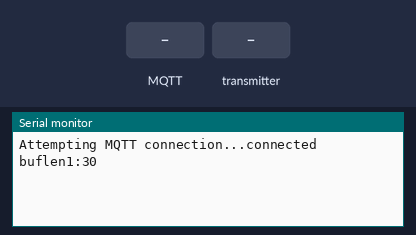
Bench run of a sketch on a simulated Arduino Uno, built with avr-gcc and run on an emulated ATmega328P. On the bench: the last lines printed to the serial monitor. Inputs (shaded band) come from the test bench. WiFi joins after 1.5 s; servers stay silent unless stated; no radio packets arrive unless stated; no MQTT or app messages arrive unless stated.

Above: at 4.2 s.
4.3 s: MQTT message "1" arrives on the first subscribed topic
At 5.5 s:
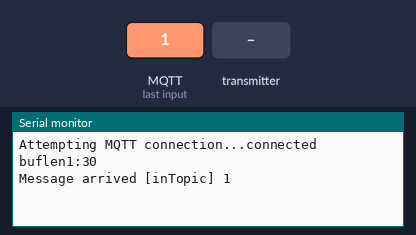
5.8 s: the transmitter starts sending roomId = 0
At 6.61 s:
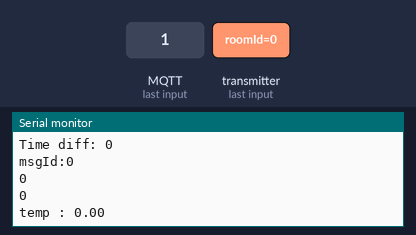

The sketch:

hub_new.ino
```cpp
#include <VirtualWire.h>
#include <SPI.h>
#include <Ethernet.h>
#include <PubSubClient.h>

// Update these with values suitable for your network.
byte mac[]    = {  0x00, 0xAA, 0xBB, 0xCC, 0xDE, 0x02 };


IPAddress server(192, 168, 1, 34);
EthernetClient ethClient;
PubSubClient mqttClient(ethClient);

float temp;
boolean firstTime = true;
int i;
unsigned long timeLast = 0;
unsigned long timeDiff = 0;
typedef struct {
  int           roomId; 		//node ID (1xx, 2xx, 3xx);  1xx = basement, 2xx = main floor, 3xx = outside
  int		deviceId;		//sensor ID (2, 3, 4, 5)
  int           sensorId;
  int           msgId;
  unsigned long data1_millisecs; 		//uptime in ms
  int           data2;   	        //sensor data?
  int           data2_factor;
  int		data3;		//battery condition?
  int           data3_factor;
} msg_t;
msg_t msg;

// Acknowledge message type
typedef struct {
  int deviceId;
  int msgId;
} ack_t;
ack_t ack;


void initVirtualWire(){
   vw_set_tx_pin(3);
   vw_set_rx_pin(4);
   vw_setup(2000);
   vw_rx_start();


  }
void setup(){
   Serial.begin(9600);
   mqttClient.setServer(server, 1883);
   mqttClient.setCallback(callback);
   initVirtualWire();
   if (Ethernet.begin(mac) == 0){
      Serial.println("Failed to configure Ethernet using DHCP");
      return;
   }
   delay(1500);
}

void loop(){
  if (!mqttClient.connected()) {
    reconnect();
  }
  mqttClient.loop();

  uint8_t buf[VW_MAX_MESSAGE_LEN];
//  uint8_t buflen ;
  uint8_t buflen = VW_MAX_MESSAGE_LEN;
  if (firstTime == true){
    Serial.print("buflen1:");
    Serial.println(buflen);
    firstTime = false;
  }
  if( vw_get_message(buf, &buflen) ) {
    Serial.print("buflen:");
    Serial.println(buflen);
    if (buflen == sizeof(msg_t))
    {
      // The right amount of data was received
      memcpy( &msg, buf, sizeof(msg));       // copy the received data into the struct

      Serial.print("msg.deviceId: ");
      Serial.println(msg.deviceId);
      Serial.print("msg.msgId: ");
      Serial.println(msg.msgId);

      ack.deviceId = msg.deviceId;
      ack.msgId = msg.msgId;
       Serial.print("ack.deviceId: ");
      Serial.println(ack.deviceId);
      Serial.print("ack.msgId: ");
      Serial.println(ack.msgId);
      Serial.print("sizeof ack ");
      Serial.println(sizeof(ack));
      vw_send((uint8_t *)&ack, sizeof(ack));


//      vw_send((uint8_t *)&message, sizeof(message));

      vw_wait_tx();

      timeDiff = msg.data1_millisecs - timeLast;
      Serial.print(F("identifier = "));
 //     Serial.println( msg.roomId);
 //     Serial.println( msg.arduinoId);
      Serial.println( msg.sensorId);
      Serial.print("Time diff: ");
      Serial.println( timeDiff);
      Serial.print( "msgId:");
      Serial.println( msg.msgId);
      Serial.println( msg.data2);
      Serial.println( msg.data2_factor);
      float factor = msg.data2_factor;
      if (factor == 0.0){
        factor = 1.0;
      }

      float temp = msg.data2;
      temp = temp / factor;
      Serial.print( "temp : ");
      Serial.println(temp);
      char temperature[10];
      dtostrf(temp,4,3,temperature);
      //buildTopic();
//      mqttClient.publish("/home/1/ard1/p2/state",temperature);
//


      String topicStr = buildTopic();
      int topicLength = topicStr.length()+1;
      char topic[topicLength];
      topicStr.toCharArray(topic, topicLength);
      mqttClient.publish(topic,temperature);
      timeLast = msg.data1_millisecs;
    }
     //delay(000);
  }
  }


String buildTopic(){
 // "/home/1/ard1/p2/state"
// String topic = "/home/" + msg.roomId;
  String topic = "/home/";
  topic = topic + msg.roomId;
 topic = topic + "/ard";
 topic = topic + msg.deviceId;
 topic = topic + "/p";
 topic = topic + msg.sensorId;
 topic = topic + "/state";
 return topic;
}


void callback(char* topic, byte* payload, unsigned int length) {
  Serial.print("Message arrived [");
  Serial.print(topic);
  Serial.print("] ");
  for (int i=0;i<length;i++) {
    Serial.print((char)payload[i]);
  }
  Serial.println();
}

void reconnect() {
  // Loop until we're reconnected
  while (!mqttClient.connected()) {
    Serial.print("Attempting MQTT connection...");
    // Attempt to connect
    if (mqttClient.connect("arduinoClient")) {
      Serial.println("connected");
      // Once connected, publish an announcement...
      mqttClient.publish("outTopic","hello world");
      // ... and resubscribe
      mqttClient.subscribe("inTopic");
    } else {
      Serial.print("failed, rc=");
      Serial.print(mqttClient.state());
      Serial.println(" try again in 5 seconds");
      // Wait 5 seconds before retrying
      delay(5000);
    }
  }
}
```

Measured:
- after the input at 4.3 s, the serial monitor: prints a new line at once (image 1)
- after the input at 5.8 s, the serial monitor: prints a new line at once (image 2)
